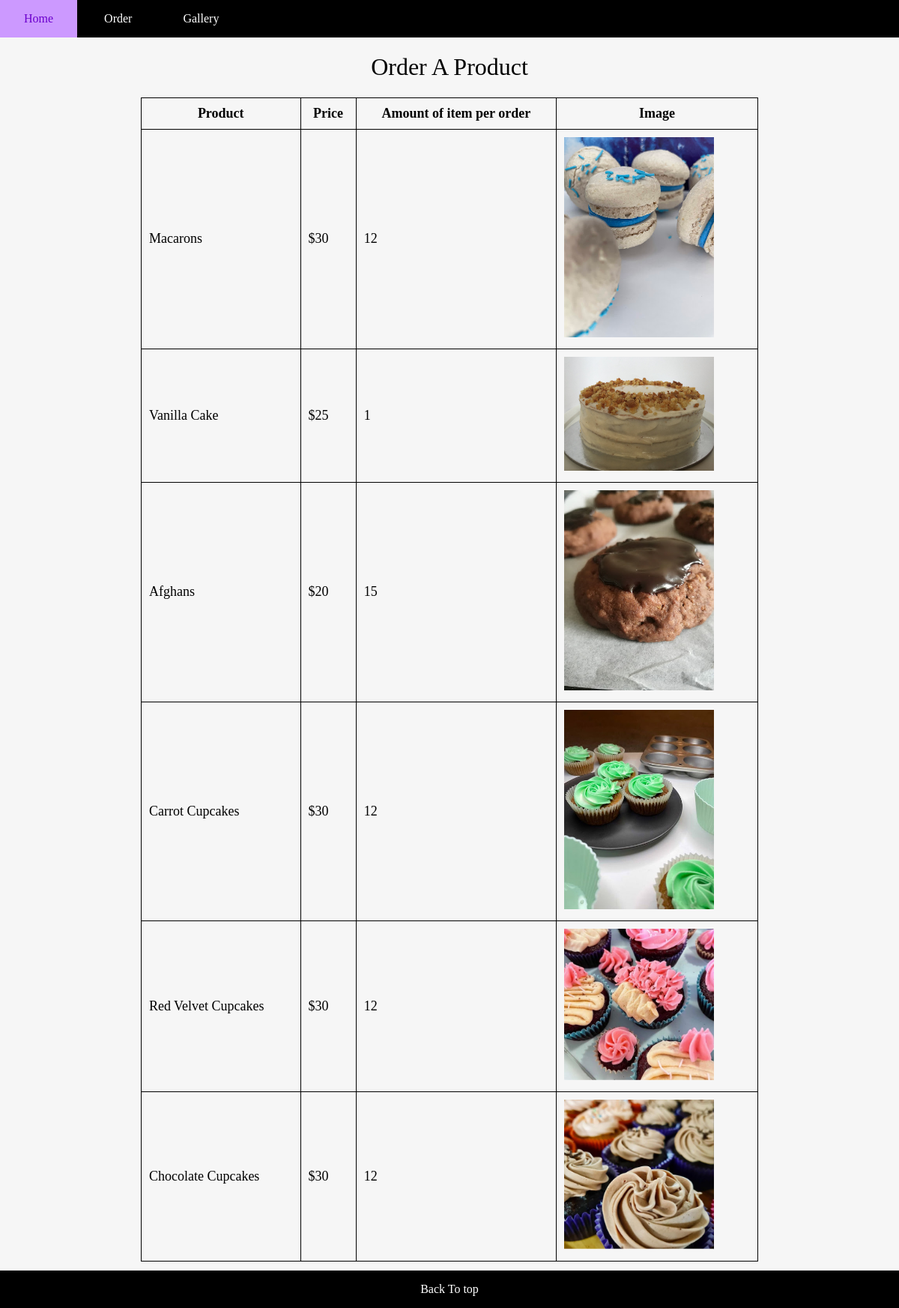
The page /orders on the database its author committed.
### tables this page shows
CREATE TABLE Products (id INTEGER PRIMARY KEY, item_name TEXT, price VARCHAR, amount INT, image VARCHAR);

### Important stuff from last year/Website/app.py (the view)
@app.route("/orders")
def orders():
    cursor = get_db().cursor()
    sql = ("SELECT * FROM Products")
    cursor.execute(sql)
    results = cursor.fetchall()
    return render_template("orders.html", results=results)

### Important stuff from last year/Website/app.py (called while the page is built)
def get_db():
    db = getattr(g, '_database', None)
    if db is None:
        db = g._database = sqlite3.connect(DATABASE)
    return db

### Important stuff from last year/Website/templates/orders.html (shortened to what this page needs)
<!DOCTYPE html>
<html lang="en">
<head>
    <link rel="stylesheet" href="static/main.css">
</head>
<body>
    <div id = "navbar">
        <a class = "button" href="{{url_for('recipes')}}">Home</a>
        <a class = "button" class="current_page" href="{{url_for('orders')}}">Order</a>
        <a class = "button" href="{{url_for('gallery')}}">Gallery</a>
    </div>
    <h1 class="main">Order A Product</h1>
    <div class="main_content">
    <table class="product_table">
        <tr>
            <th>Product</th>
            <th>Price</th>
            <th>Amount of item per order</th>
            <th>Image</th>
        </tr>
        {% for item in results %}
        <tr>
            <td>{{ item[1] }}</td>
            <td>{{ item[2] }}</td>
            <td>{{ item[3] }}</td>
            <td><img class="productimg" src="{{ item[4] }}"  width ="200" alt="Macarons"></td>
            {% endfor %}
        </tr>
    </table>
    </div>
    <div id = "bottom">
        <a class = "button" href="{{url_for('orders')}}">Back To top</a>
    </div>
</body>
</html>

### Important stuff from last year/Website/static/main.css (style rules this page uses)
.button { padding: 16px 32px; text-align: center; text-decoration:none; display: inline-block; font-size: 16px; transition-duration: 0.4s; background-color: black; color: White; }
#navbar, #bottom { background-color: black; }
#bottom { text-align: center; position: sticky; position: relative; margin-top: 10px; width: 100%; }
body { margin: 0px; background-color:rgb(246,246,246); }
.main { text-align:center; font-family: tahoma; font-weight:unset; }
.main_content { margin: 3mm; font-family: tahoma; font-weight:unset; }
.productimg { padding: auto; }
.product_table { width: 70%; align-self: center; margin-left: auto; margin-right: auto; font-size: 1.5vw; }
.product_table, th, td { border: 1px solid black; border-collapse: collapse; padding:10px; margin: auto; }

### rows shown on the page
Products: item_name "Macarons", price "$30", amount "12", shows a picture
Products: item_name "Vanilla Cake", price "$25", amount "1", shows a picture
Products: item_name "Afghans", price "$20", amount "15", shows a picture
Products: item_name "Carrot Cupcakes", price "$30", amount "12", shows a picture
Products: item_name "Red Velvet Cupcakes", price "$30", amount "12", shows a picture
Products: item_name "Chocolate Cupcakes", price "$30", amount "12", shows a picture
